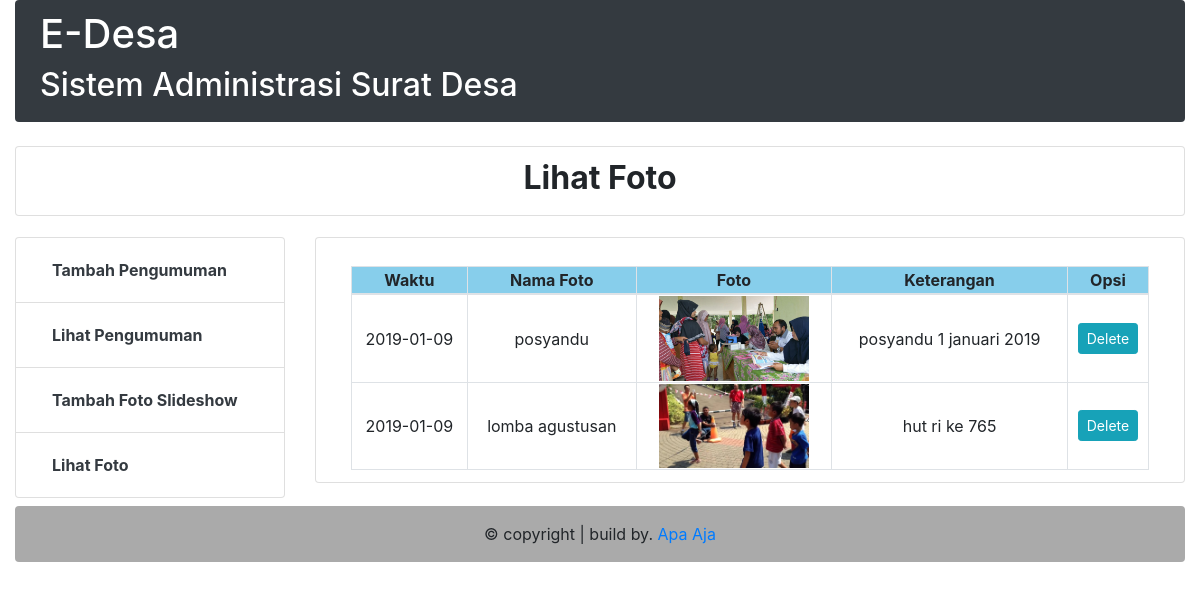
Page /index.php/c_pengaturan/lihatFoto on the committed database.
### tables this page shows
CREATE TABLE `slideshow` (
  `id_slideshow` int(11) NOT NULL,
  `nama_slideshow` varchar(30) NOT NULL,
  `keterangan_slideshow` text NOT NULL,
  `gambar_slideshow` varchar(50) NOT NULL,
  `waktu_slideshow` date NOT NULL
);

### application/controllers/c_pengaturan.php (called while the page is built, shortened)
<?php
class c_pengaturan extends CI_Controller{
	function __construct() {
			$this->load->model('m_user');
		}
		public function lihatFoto(){
			$data = array(
					'head'=>'v_header',
					'foot'=>'v_footer',
					'navbar'=>'v_navbar',
					'tittle'=>'Lihat Foto',
					'side4' => 'v_lihat_foto',
					'lihatfoto' => $this->m_user->lihatfoto()
				);
				$this->load->view('pengaturan/v_pengaturan',$data);
		}
}

### index.php (called while the page is built, shortened)
<?php
require_once BASEPATH.'core/CodeIgniter.php';

### application/models/m_user.php (called while the page is built, shortened)
 <?php
	class M_user extends CI_Model {
		public function lihatfoto(){
			$query = $this->db->query("SELECT * FROM slideshow");
			return $query;
		}
	}
?>

### application/views/pengaturan/v_lihat_foto.php (the view)
<div class="container">
      <table width="100%" border="1px solid #000" class="table-bordered text-center mt-3">
                <thead>
                    <tr style="background-color: skyblue;">
                        <th>Waktu</th>
                        <th>Nama Foto</th>
                        <th>Foto</th>
                        <th>Keterangan</th>
                        <th>Opsi</th>
                    </tr>
                </thead>
                <?php foreach ($lihatfoto->result_array() as $lf) { ?>
                <tbody>
                    <tr>
                        <td><?php echo $lf['waktu_slideshow']; ?></td>
                        <td><?php echo $lf['nama_slideshow']; ?></td>
                        <td align="center"><img style="width: 150px;" src="image_foto/<?php echo $lf['gambar_slideshow']; ?>"></td>
                        <td><?php echo $lf['keterangan_slideshow']; ?></td>
                        <td align="center">
                            <a href="delete_foto.php?id_foto" class="btn btn-info btn-sm">Delete</a>
                        </td>
                    </tr>
                </tbody>
                <?php } ?>
            </table>
        </div>

### assets/css/style_user.css (style rules this page uses)
html { position: relative; font-size: 1rem; }

### rows in the picture
slideshow: waktu_slideshow "2019-01-09", nama_slideshow "posyandu", gambar_slideshow (picture), keterangan_slideshow "posyandu 1 januari 2019"
slideshow: waktu_slideshow "2019-01-09", nama_slideshow "lomba agustusan", gambar_slideshow (picture), keterangan_slideshow "hut ri ke 765"

### other values in the picture
$tittle "Lihat Foto"
